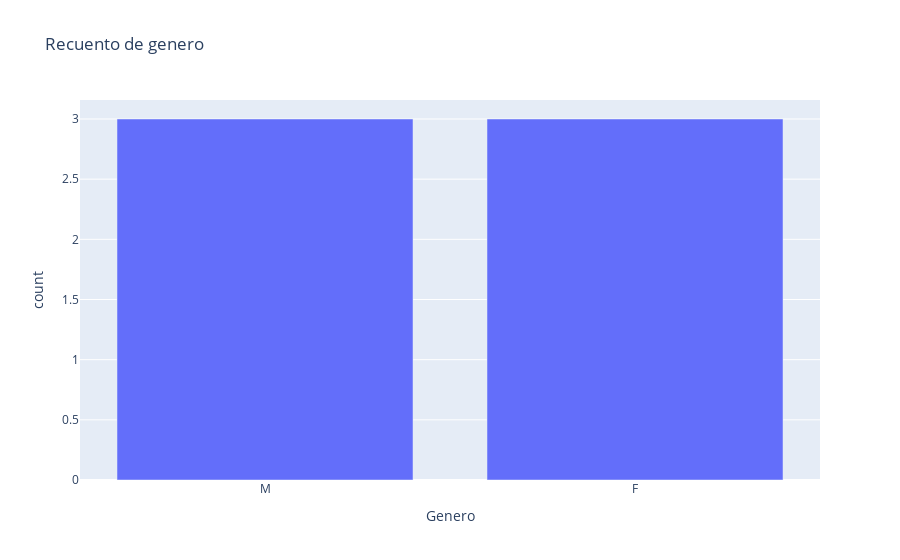

This figure's notebook cell:
### Code cell
# Con plotly
fig = px.bar(rec_genero, x=rec_genero.index, y='count', title= 'Recuento de genero')
fig.show()

### Figure 1 — Plotly figure (JSON) as saved in the notebook; plotly's stock layout.template omitted (floating-point values rounded to 4 significant figures)
{"data": [{"alignmentgroup": "True", "hovertemplate": "Genero=%{x}<br>count=%{y}<extra></extra>", "legendgroup": "", "marker": {"color": "#636efa", "pattern": {"shape": ""}}, "name": "", "offsetgroup": "", "orientation": "v", "showlegend": false, "textposition": "auto", "type": "bar", "x": ["M", "F"], "xaxis": "x", "y": [3, 3], "yaxis": "y"}], "layout": {"barmode": "relative", "legend": {"tracegroupgap": 0}, "title": {"text": "Recuento de genero"}, "xaxis": {"anchor": "y", "domain": [0, 1], "title": {"text": "Genero"}}, "yaxis": {"anchor": "x", "domain": [0, 1], "title": {"text": "count"}}}}
